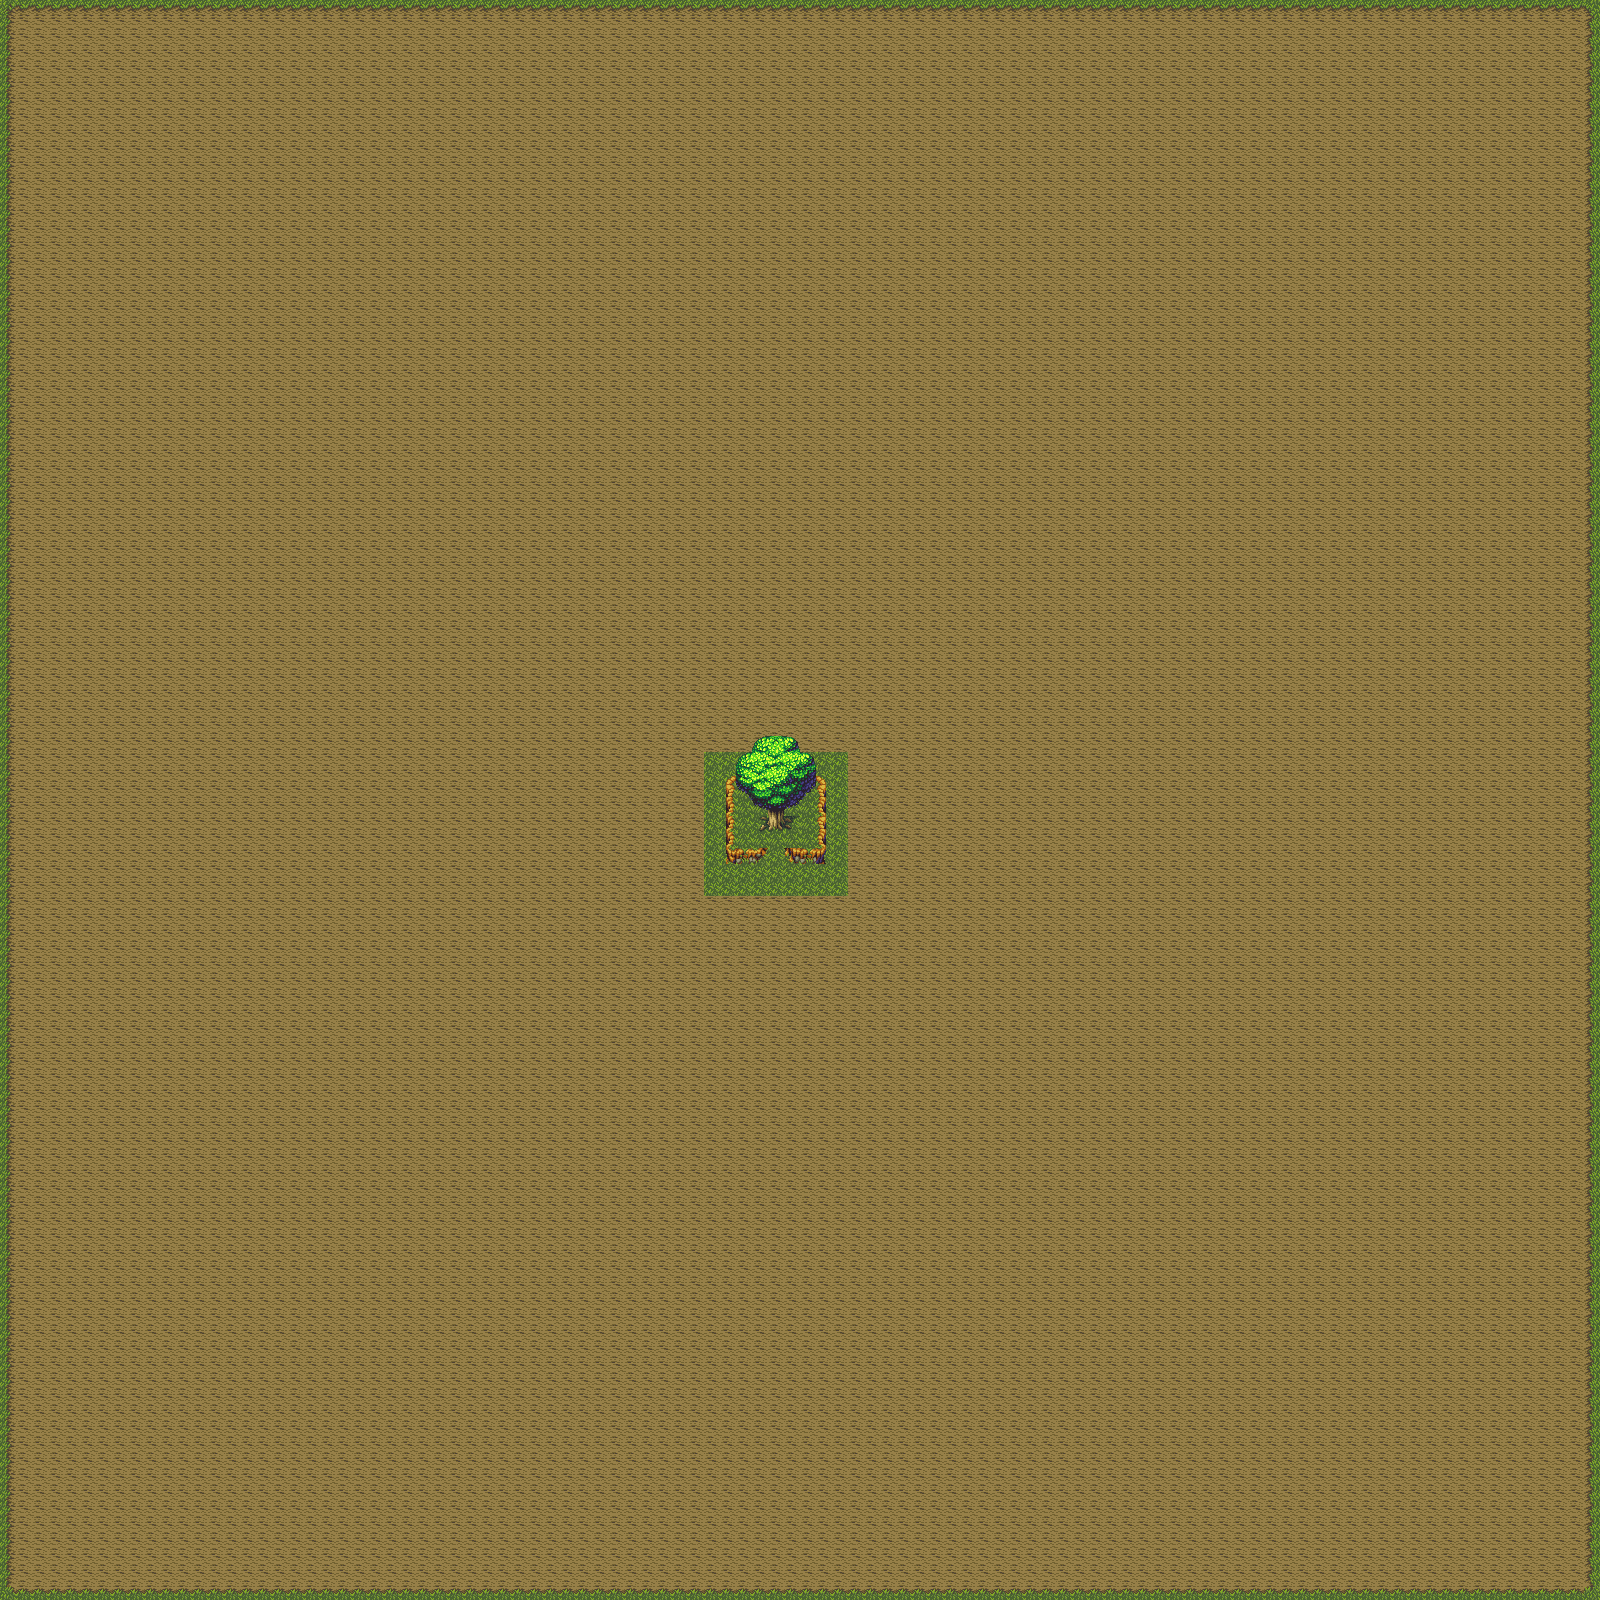

A level layout from a 2D game, rendered from its tile map. Below: a short description, then the map file with tile-grid data replaced by summaries:
An orthogonal 100x100 tile map with 16x16 px tiles, 3 tile layers (Ground, Tile Layer 3, Trees).

<map version="1.2" tiledversion="1.3.5" orientation="orthogonal" renderorder="right-down" width="100" height="100" tilewidth="16" tileheight="16" infinite="0" nextlayerid="5" nextobjectid="1">
 <tileset firstgid="1" name="Gentle Forest" tilewidth="16" tileheight="16" tilecount="352" columns="22">
  <image source="../environment/gentle forest.png" width="352" height="256" />
 </tileset>
 <layer id="1" name="Ground" width="100" height="100">
  <data>[10000 cells, 9999 non-empty, 10 distinct tile ids]</data>
 </layer>
 <layer id="4" name="Tile Layer 3" width="100" height="100">
  <data>[10000 cells, 42 non-empty, 14 distinct tile ids]</data>
 </layer>
 <layer id="3" name="Trees" width="100" height="100">
  <data>[10000 cells, 26 non-empty, 26 distinct tile ids]</data>
 </layer>
</map>
